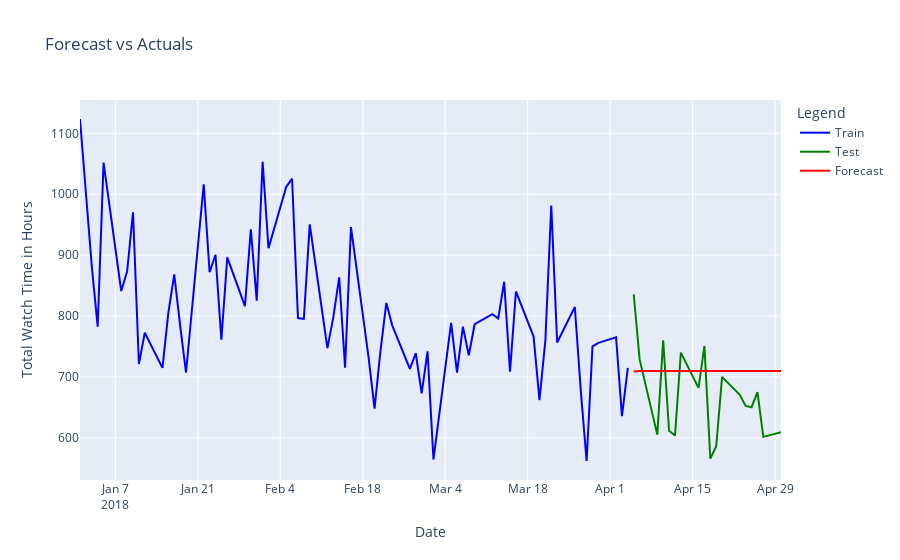

Notebook cell for this chart:
### Code cell
fig = go.Figure()
fig.add_trace(go.Scatter(x=train.index, y=train['Total_watch_time_in_houres'], mode='lines', name='Train', line=dict(color='blue')))
fig.add_trace(go.Scatter(x=test.index, y=test['Total_watch_time_in_houres'], mode='lines', name='Test', line=dict(color='green')))
forecast_index = test.index
fig.add_trace(go.Scatter(x=forecast_index, y=forecast, mode='lines', name='Forecast', line=dict(color='red')))

fig.update_layout(title='Forecast vs Actuals',
                  xaxis_title='Date',
                  yaxis_title='Total Watch Time in Hours',
                  legend_title='Legend')
fig.show()
